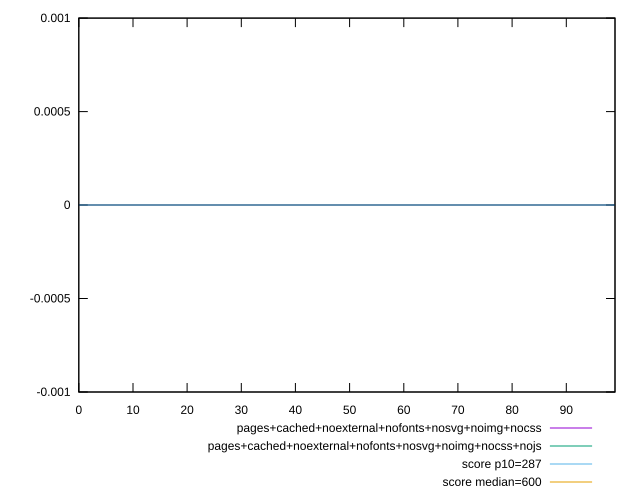

Write the gnuplot code that produced this figure.
reset
set terminal svg size 640, 500 enhanced background rgb 'white'
set output "reprap/total-blocking-time/comparison/sorted/12_vs_13.svg"

$pagesCachedNoexternalNofontsNosvgNoimgNocss <<EOF
0 0
1 0
2 0
3 0
4 0
5 0
6 0
7 0
8 0
9 0
10 0
11 0
12 0
13 0
14 0
15 0
16 0
17 0
18 0
19 0
20 0
21 0
22 0
23 0
24 0
25 0
26 0
27 0
28 0
29 0
30 0
31 0
32 0
33 0
34 0
35 0
36 0
37 0
38 0
39 0
40 0
41 0
42 0
43 0
44 0
45 0
46 0
47 0
48 0
49 0
50 0
51 0
52 0
53 0
54 0
55 0
56 0
57 0
58 0
59 0
60 0
61 0
62 0
63 0
64 0
65 0
66 0
67 0
68 0
69 0
70 0
71 0
72 0
73 0
74 0
75 0
76 0
77 0
78 0
79 0
80 0
81 0
82 0
83 0
84 0
85 0
86 0
87 0
88 0
89 0
90 0
91 0
92 0
93 0
94 0
95 0
96 0
97 0
98 0
99 0
EOF

$pagesCachedNoexternalNofontsNosvgNoimgNocssNojs <<EOF
0 0
1 0
2 0
3 0
4 0
5 0
6 0
7 0
8 0
9 0
10 0
11 0
12 0
13 0
14 0
15 0
16 0
17 0
18 0
19 0
20 0
21 0
22 0
23 0
24 0
25 0
26 0
27 0
28 0
29 0
30 0
31 0
32 0
33 0
34 0
35 0
36 0
37 0
38 0
39 0
40 0
41 0
42 0
43 0
44 0
45 0
46 0
47 0
48 0
49 0
50 0
51 0
52 0
53 0
54 0
55 0
56 0
57 0
58 0
59 0
60 0
61 0
62 0
63 0
64 0
65 0
66 0
67 0
68 0
69 0
70 0
71 0
72 0
73 0
74 0
75 0
76 0
77 0
78 0
79 0
80 0
81 0
82 0
83 0
84 0
85 0
86 0
87 0
88 0
89 0
90 0
91 0
92 0
93 0
94 0
95 0
96 0
97 0
98 0
99 0
EOF

set key outside below
set yrange [-0.001:0.001]

plot \
  $pagesCachedNoexternalNofontsNosvgNoimgNocss title "pages+cached+noexternal+nofonts+nosvg+noimg+nocss" with line, \
  $pagesCachedNoexternalNofontsNosvgNoimgNocssNojs title "pages+cached+noexternal+nofonts+nosvg+noimg+nocss+nojs" with line, \


reset
